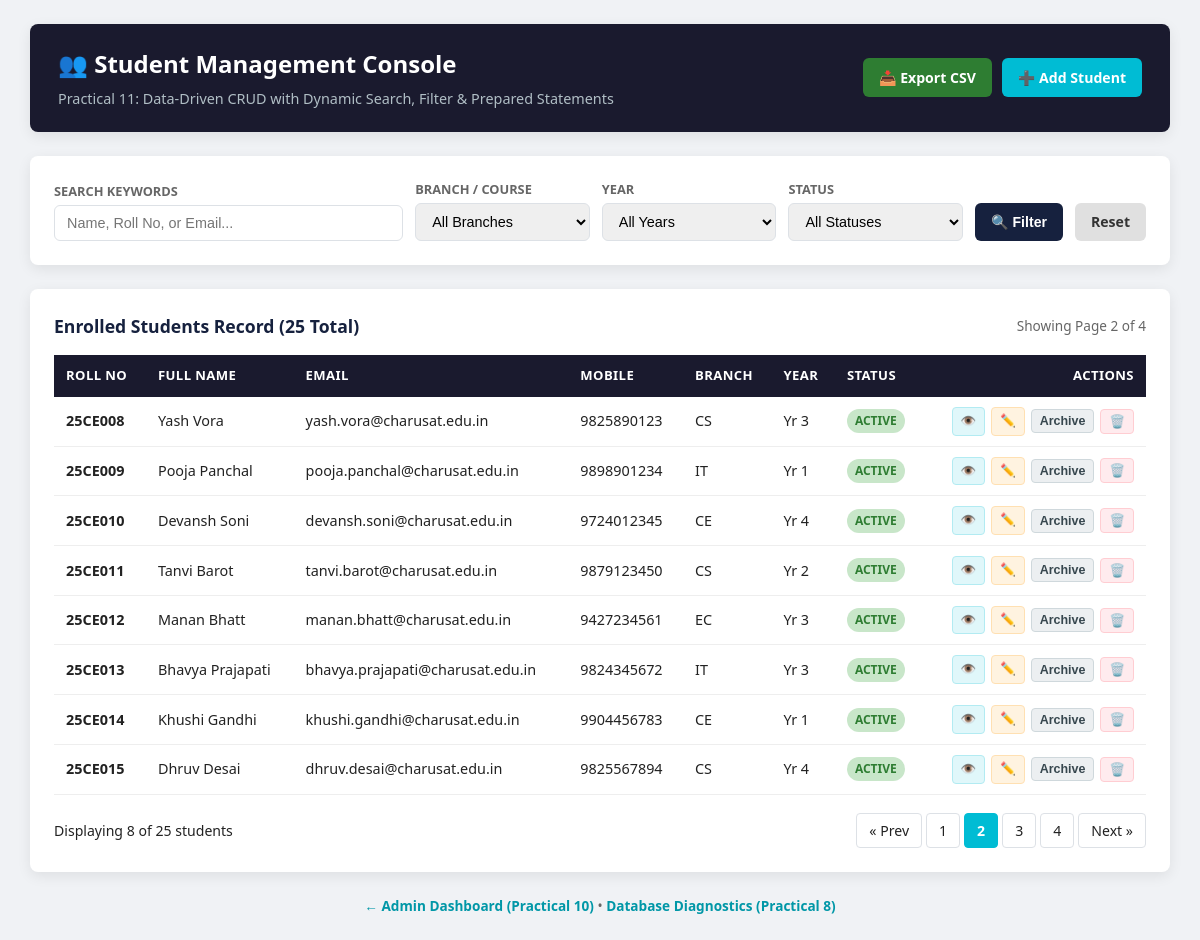
The app's page /index.php?page=2 with its own data.
### tables this page shows
CREATE TABLE IF NOT EXISTS `students` (
  `id` INT AUTO_INCREMENT PRIMARY KEY,
  `roll_no` VARCHAR(20) NOT NULL UNIQUE,
  `fullname` VARCHAR(100) NOT NULL,
  `email` VARCHAR(100) NOT NULL UNIQUE,
  `mobile` VARCHAR(15) NOT NULL,
  `gender` ENUM('male', 'female', 'other') NOT NULL,
  `course` VARCHAR(50) NOT NULL,
  `year` TINYINT UNSIGNED NOT NULL,
  `status` ENUM('active', 'inactive') NOT NULL DEFAULT 'active',
  `created_at` TIMESTAMP DEFAULT CURRENT_TIMESTAMP,
  `updated_at` TIMESTAMP DEFAULT CURRENT_TIMESTAMP ON UPDATE CURRENT_TIMESTAMP,
  INDEX `idx_course_year` (`course`, `year`),
  INDEX `idx_status` (`status`)
);

### index.php (the view, shortened to what this page needs)
<?php
$search = trim($_GET['search'] ?? '');
$page   = max(1, (int)($_GET['page'] ?? 1));
$limit  = 8;
$offset = ($page - 1) * $limit;
$students = [];
$totalRows = 0;
$totalPages = 1;
try {
    $pdo = getDBConnection();
    $conditions = [];
    $params = [];
    $whereSql = !empty($conditions) ? "WHERE " . implode(" AND ", $conditions) : "";
    $countSql = "SELECT COUNT(*) FROM students {$whereSql}";
    $countStmt = $pdo->prepare($countSql);
    $countStmt->execute($params);
    $totalRows = (int)$countStmt->fetchColumn();
    $totalPages = max(1, ceil($totalRows / $limit));
    $sql = "SELECT id, roll_no, fullname, email, mobile, gender, course, year, status, created_at
            FROM students
            {$whereSql}
            ORDER BY id ASC
            LIMIT {$limit} OFFSET {$offset}";
    $stmt = $pdo->prepare($sql);
    $stmt->execute($params);
    $students = $stmt->fetchAll();
} catch (Exception $e) {
    error_log("[Practical-11 CRUD Error]: " . $e->getMessage());
    $dbError = $e->getMessage();
}
function buildQueryString(array $override = []): string {
    $current = $_GET;
    foreach ($override as $k => $v) {
        if ($v === null) {
            unset($current[$k]);
        } else {
            $current[$k] = $v;
        }
    }
    return http_build_query($current);
}
?>
<!DOCTYPE html>
<html lang="en">
<head>
</head>
<body>
    <div class="container">
        <header>
            <div>
                <h1>👥 Student Management Console</h1>
                <p>Practical 11: Data-Driven CRUD with Dynamic Search, Filter & Prepared Statements</p>
            </div>
            <div class="header-actions">
                <a href="export_csv.php?<?= htmlspecialchars(buildQueryString()) ?>" class="btn btn-export" title="Export current filtered view to CSV">
                    📥 Export CSV
                </a>
                <a href="add_student.php" class="btn btn-primary">
                    ➕ Add Student
                </a>
            </div>
        </header>
        <div class="card">
            <form method="GET" action="index.php" class="filter-form">
                <div class="form-group">
                    <label for="search">Search Keywords</label>
                    <input type="text" id="search" name="search" placeholder="Name, Roll No, or Email..." value="<?= htmlspecialchars($search) ?>">
                </div>
                <div class="form-group">
                    <label for="course">Branch / Course</label>
                    <select id="course" name="course">
                        <option value="">All Branches</option>
                    </select>
                </div>
                <div class="form-group">
                    <label for="year">Year</label>
                    <select id="year" name="year">
                        <option value="">All Years</option>
                    </select>
                </div>
                <div class="form-group">
                    <label for="status">Status</label>
                    <select id="status" name="status">
                        <option value="">All Statuses</option>
                    </select>
                </div>
                <button type="submit" class="btn btn-filter">🔍 Filter</button>
                <a href="index.php" class="btn btn-reset">Reset</a>
            </form>
        </div>
        <div class="card">
            <div style="display:flex; justify-content:space-between; align-items:center; margin-bottom:12px;">
                <h3 style="margin:0; font-size:1.1rem; color:var(--color-primary-lt);">
                    Enrolled Students Record (<?= $totalRows ?> Total)
                </h3>
                <span style="font-size:0.85rem; color:var(--color-muted);">
                    Showing Page <?= $page ?> of <?= $totalPages ?>
                </span>
            </div>
            <div class="table-responsive">
                <table>
                    <thead>
                        <tr>
                            <th>Roll No</th>
                            <th>Full Name</th>
                            <th>Email</th>
                            <th>Mobile</th>
                            <th>Branch</th>
                            <th>Year</th>
                            <th>Status</th>
                            <th style="text-align:right;">Actions</th>
                        </tr>
                    </thead>
                    <tbody>
                        <?php if (!empty($students)): ?>
                            <?php foreach ($students as $s): ?>
                            <tr>
                                <td><strong><?= htmlspecialchars($s['roll_no']) ?></strong></td>
                                <td><?= htmlspecialchars($s['fullname']) ?></td>
                                <td><?= htmlspecialchars($s['email']) ?></td>
                                <td><?= htmlspecialchars($s['mobile']) ?></td>
                                <td><?= htmlspecialchars(strtoupper(str_replace('btech-', '', $s['course']))) ?></td>
                                <td>Yr <?= htmlspecialchars((string)$s['year']) ?></td>
                                <td>
                                    <span class="badge <?= $s['status'] === 'active' ? 'badge-active' : 'badge-inactive' ?>">
                                        <?= htmlspecialchars(ucfirst($s['status'])) ?>
                                    </span>
                                </td>
                                <td style="text-align:right;">
                                    <div class="row-actions" style="justify-content: flex-end;">
                                        <a href="view_student.php?id=<?= $s['id'] ?>" class="btn-sm btn-view" title="View Student Profile">
                                            👁️
                                        </a>
                                        <a href="edit_student.php?id=<?= $s['id'] ?>" class="btn-sm btn-edit" title="Edit Student">
                                            ✏️
                                        </a>
                                        <?php if ($s['status'] === 'active'): ?>
                                            <form action="delete_student.php" method="POST" style="display:inline;" onsubmit="return confirm('Soft-delete this student (status will become Inactive)?');">
                                                <button type="submit" class="btn-sm btn-toggle" title="Soft Delete (Toggle to Inactive)">
                                                    Archive
                                                </button>
                                            </form>
                                        <?php endif; ?>
                                        <form action="delete_student.php" method="POST" style="display:inline;" onsubmit="return confirm('WARNING: Permanently delete student <?= htmlspecialchars($s['roll_no']) ?>? This cannot be undone.');">
                                            <button type="submit" class="btn-sm btn-del" title="Permanent Delete">
                                                🗑️
                                            </button>
                                        </form>
                                    </div>
                                </td>
                            </tr>
                            <?php endforeach; ?>
                        <?php endif; ?>
                    </tbody>
                </table>
            </div>
            <?php if ($totalPages > 1): ?>
            <div class="pagination-bar">
                <span>Displaying <?= count($students) ?> of <?= $totalRows ?> students</span>
                <div class="page-links">
                    <?php if ($page > 1): ?>
                        <a href="index.php?<?= htmlspecialchars(buildQueryString(['page' => $page - 1])) ?>" class="page-link">&laquo; Prev</a>
                    <?php endif; ?>
                    <?php for ($i = 1; $i <= $totalPages; $i++): ?>
                        <a href="index.php?<?= htmlspecialchars(buildQueryString(['page' => $i])) ?>"
                           class="page-link <?= ($i === $page) ? 'active' : '' ?>">
                            <?= $i ?>
                        </a>
                    <?php endfor; ?>
                    <?php if ($page < $totalPages): ?>
                        <a href="index.php?<?= htmlspecialchars(buildQueryString(['page' => $page + 1])) ?>" class="page-link">Next &raquo;</a>
                    <?php endif; ?>
                </div>
            </div>
            <?php endif; ?>
        </div>
        <div style="text-align:center; margin-top:16px; font-size:0.85rem; color:var(--color-muted);">
            <a href="../Practical-10/dashboard_admin.php" style="color:var(--color-accent-dark); text-decoration:none; font-weight:600;">
                &larr; Admin Dashboard (Practical 10)
            </a> &bull;
            <a href="../Practical-08/test_connection.php" style="color:var(--color-accent-dark); text-decoration:none; font-weight:600;">
                Database Diagnostics (Practical 8)
            </a>
        </div>
    </div>
</body>
</html>

### index.php (style rules this page uses)
:root { --color-primary: #1a1a2e; --color-primary-lt: #16213e; --color-accent: #00bcd4; --color-accent-dark: #0097a7; --color-bg: #f0f2f5; --color-card: #ffffff; --color-text: #222222; --color-muted: #666666; --color-success: #2e7d32; --color-success-bg: #c8e6c9; --color-warning: #e65100; --color-warning-bg: #ffe0b2; --color-danger: #c62828; --color-danger-bg: #ffcdd2; --color-border: #dde1e6; --radius: 8px; --shadow: 0 4px 14px rgba(0,0,0,0.08); --font-sans: 'Segoe UI', Tahoma, Geneva, Verdana, sans-serif; }
* { box-sizing: border-box; }
body { font-family: var(--font-sans); background: var(--color-bg); color: var(--color-text); margin: 0; padding: 24px 16px; line-height: 1.5; }
.container { max-width: 1140px; margin: 0 auto; }
header { background: var(--color-primary); color: #fff; padding: 22px 28px; border-radius: var(--radius); box-shadow: var(--shadow); margin-bottom: 24px; display: flex; justify-content: space-between; align-items: center; flex-wrap: wrap; gap: 16px; }
header h1 { margin: 0 0 6px; font-size: 1.5rem; }
header p { margin: 0; color: #b0bec5; font-size: 0.9rem; }
.header-actions { display: flex; gap: 10px; }
.btn { display: inline-flex; align-items: center; gap: 6px; padding: 9px 16px; border-radius: 6px; font-weight: 600; font-size: 0.88rem; text-decoration: none; cursor: pointer; border: none; transition: background 0.2s; }
.btn-primary { background: var(--color-accent); color: #fff; }
.btn-export { background: #2e7d32; color: #fff; }
.card { background: var(--color-card); border-radius: var(--radius); padding: 24px; box-shadow: var(--shadow); margin-bottom: 24px; }
.filter-form { display: grid; grid-template-columns: 2fr 1fr 1fr 1fr auto auto; gap: 12px; align-items: end; }
.form-group { display: flex; flex-direction: column; gap: 4px; }
.form-group label { font-size: 0.8rem; font-weight: 600; color: var(--color-muted); text-transform: uppercase; }
input[type="text"], select { padding: 9px 12px; border: 1px solid var(--color-border); border-radius: 6px; font-size: 0.9rem; outline: none; }
.btn-filter { background: var(--color-primary-lt); color: #fff; height: 38px; }
.btn-reset { background: #e0e0e0; color: #333; height: 38px; }
.table-responsive { overflow-x: auto; margin-top: 16px; }
table { width: 100%; border-collapse: collapse; font-size: 0.9rem; }
thead { background: var(--color-primary); color: #fff; }
th { padding: 11px 12px; text-align: left; font-size: 0.82rem; text-transform: uppercase; letter-spacing: 0.4px; }
td { padding: 10px 12px; border-bottom: 1px solid #eee; vertical-align: middle; }
.badge { display: inline-block; padding: 3px 8px; border-radius: 12px; font-size: 0.75rem; font-weight: 600; text-transform: uppercase; }
.badge-active { background: var(--color-success-bg); color: var(--color-success); }
.row-actions { display: flex; gap: 6px; align-items: center; }
.btn-sm { padding: 4px 8px; font-size: 0.78rem; border-radius: 4px; font-weight: 600; text-decoration: none; display: inline-block; }
.btn-view { background: #e0f7fa; color: #00838f; border: 1px solid #b2ebf2; }
.btn-edit { background: #fff3e0; color: #e65100; border: 1px solid #ffe0b2; }
.btn-toggle { background: #eceff1; color: #37474f; border: 1px solid #cfd8dc; }
.btn-del { background: #ffebee; color: #c62828; border: 1px solid #ffcdd2; cursor: pointer; }
.pagination-bar { display: flex; justify-content: space-between; align-items: center; margin-top: 18px; flex-wrap: wrap; gap: 12px; font-size: 0.88rem; }
.page-links { display: flex; gap: 4px; }
.page-link { padding: 6px 12px; border: 1px solid var(--color-border); border-radius: 4px; color: var(--color-text); text-decoration: none; font-weight: 500; }
.page-link.active { background: var(--color-accent); color: #fff; border-color: var(--color-accent); font-weight: 700; }

### records on screen
students: roll_no "25CE008", fullname "Yash Vora", email "yash.vora@charusat.edu.in", mobile "9825890123", course "CS", year "3", status "ACTIVE"
students: roll_no "25CE009", fullname "Pooja Panchal", email "pooja.panchal@charusat.edu.in", mobile "9898901234", course "IT", year "1", status "ACTIVE"
students: roll_no "25CE010", fullname "Devansh Soni", email "devansh.soni@charusat.edu.in", mobile "9724012345", course "CE", year "4", status "ACTIVE"
students: roll_no "25CE011", fullname "Tanvi Barot", email "tanvi.barot@charusat.edu.in", mobile "9879123450", course "CS", year "2", status "ACTIVE"
students: roll_no "25CE012", fullname "Manan Bhatt", email "manan.bhatt@charusat.edu.in", mobile "9427234561", course "EC", year "3", status "ACTIVE"
students: roll_no "25CE013", fullname "Bhavya Prajapati", email "bhavya.prajapati@charusat.edu.in", mobile "9824345672", course "IT", year "3", status "ACTIVE"
students: roll_no "25CE014", fullname "Khushi Gandhi", email "khushi.gandhi@charusat.edu.in", mobile "9904456783", course "CE", year "1", status "ACTIVE"
students: roll_no "25CE015", fullname "Dhruv Desai", email "dhruv.desai@charusat.edu.in", mobile "9825567894", course "CS", year "4", status "ACTIVE"

### other values on screen
$totalRows "25"
$page "2"
$totalPages "4"
count($students) "8"
